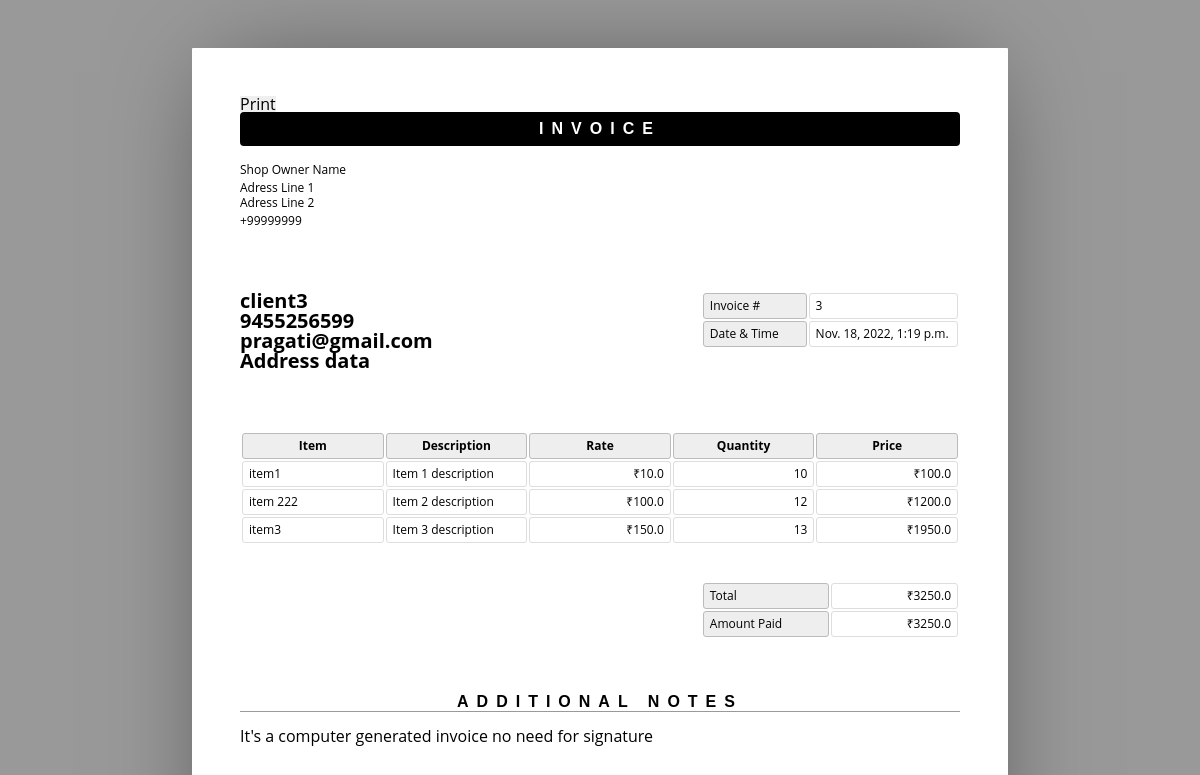
/dashboard/generate_invoice?id=3, run on the app's committed database.
### dashboard/models.py (models this page shows, shortened)
class Invoice(models.Model):
    id = models.AutoField(primary_key=True)
    client = models.ForeignKey(Client,null=True,on_delete=models.SET_NULL)
    total = models.FloatField()
    created = models.DateTimeField(auto_now_add=True)
    updated_at = models.DateTimeField(auto_now=True)
    sync_date = models.DateField(null=True)
    sync_status = models.CharField(max_length=20)
    qbo_id = models.CharField(max_length=100,null=True)

class Client(models.Model):
    id = models.AutoField(primary_key=True)
    name = models.CharField(max_length=100)
    contact = models.CharField(max_length=15)
    address = models.TextField(null=True)
    email = models.EmailField(null=True)
    qbo_id = models.CharField(max_length=100,null=True)

class InvoiceItem(models.Model):
    id = models.AutoField(primary_key=True)
    invoice = models.ForeignKey(Invoice,on_delete=models.CASCADE)
    name = models.CharField(max_length=200)
    desc = models.TextField()
    price = models.FloatField()
    qty = models.IntegerField()
    total = models.FloatField()

### dashboard/views.py (the view)
# urls.py: path('generate_invoice',views.generate_invoice,name="generate_invoice")
def generate_invoice(request):
    id = int(request.GET.get('id'))
    invoice_ins = Invoice.objects.get(pk=id)
    invoice_items = InvoiceItem.objects.all().filter(invoice=invoice_ins)
    data = {
        'invoice':invoice_ins,
        'items':invoice_items
    }
    return render(request,'invoice_pdf.html',data)

### templates/invoice_pdf.html (shortened to what this page needs)
{% load static %}
<html>
	<head>
		<link rel="stylesheet" href="{% static 'invoice/style.css' %}">
	</head>
	<body>
            <input id ="printbtn" type="button" value="Print" onclick="window.print();" >
		<header>
			<h1>Invoice</h1>
			<address contenteditable>
				<p>Shop Owner Name</p>
				<p>Adress Line 1<br>Adress Line 2</p>
				<p>+99999999</p>
			</address>
		</header>
		<article>
			<address contenteditable>
				<p>{{invoice.client.name}}<br>{{invoice.client.contact}}<br>{{invoice.client.email}}<br>{{invoice.client.address}}<br></p>
			</address>
			<table class="meta">
				<tr>
					<th><span contenteditable>Invoice #</span></th>
					<td><span contenteditable>{{invoice.id}}</span></td>
				</tr>
				<tr>
					<th><span>Date & Time</span></th>
					<td><span>{{invoice.created}}</span></td>
				</tr>
			</table>
			<table class="inventory">
				<thead>
					<tr>
						<th><span contenteditable>Item</span></th>
						<th><span contenteditable>Description</span></th>
						<th><span contenteditable>Rate</span></th>
						<th><span contenteditable>Quantity</span></th>
						<th><span contenteditable>Price</span></th>
					</tr>
				</thead>
				<tbody>
					{% for item in items%}
					<tr>
						<td><span contenteditable>{{item.name}}</span></td>
						<td><span contenteditable>{{item.desc}}</span></td>
						<td><span data-prefix>₹</span><span contenteditable>{{item.price}}</span></td>
						<td><span contenteditable>{{item.qty}}</span></td>
						<td><span data-prefix>₹</span><span>{{item.total}}</span></td>
					</tr>
                    {% endfor %}
				</tbody>
			</table>
			<table class="balance">
				<tr>
					<th><span contenteditable>Total</span></th>
					<td><span data-prefix>₹</span><span>{{invoice.total}}</span></td>
				</tr>
				<tr>
					<th><span contenteditable>Amount Paid</span></th>
					<td><span data-prefix>₹</span><span contenteditable>{{invoice.total}}</span></td>
				</tr>
			</table>
		</article>
		<aside>
			<h1><span contenteditable>Additional Notes</span></h1>
			<div contenteditable>
				<p>It's a computer generated invoice no need for signature</p>
			</div>
		</aside>
	</body>
</html>

### static/invoice/style.css (style rules this page uses)
* { border: 0; box-sizing: content-box; color: inherit; font-family: inherit; font-size: inherit; font-style: inherit; font-weight: inherit; line-height: inherit; list-style: none; margin: 0; padding: 0; text-decoration: none; vertical-align: top; }
*[contenteditable] { border-radius: 0.25em; min-width: 1em; outline: 0; }
*[contenteditable] { cursor: pointer; }
span[contenteditable] { display: inline-block; }
h1 { font: bold 100% sans-serif; letter-spacing: 0.5em; text-align: center; text-transform: uppercase; }
table { font-size: 75%; table-layout: fixed; width: 100%; }
table { border-collapse: separate; border-spacing: 2px; }
th, td { border-width: 1px; padding: 0.5em; position: relative; text-align: left; }
th, td { border-radius: 0.25em; border-style: solid; }
th { background: #EEE; border-color: #BBB; }
td { border-color: #DDD; }
html { font: 16px/1 'Open Sans', sans-serif; overflow: auto; padding: 0.5in; }
html { background: #999; cursor: default; }
body { box-sizing: border-box; height: 11in; margin: 0 auto; overflow: hidden; padding: 0.5in; width: 8.5in; }
body { background: #FFF; border-radius: 1px; box-shadow: 0 0 1in -0.25in rgba(0, 0, 0, 0.5); }
header { margin: 0 0 3em; }
header:after { clear: both; content: ""; display: table; }
header h1 { background: #000; border-radius: 0.25em; color: #FFF; margin: 0 0 1em; padding: 0.5em 0; }
header address { float: left; font-size: 75%; font-style: normal; line-height: 1.25; margin: 0 1em 1em 0; }
header address p { margin: 0 0 0.25em; }
article, article address, table.meta, table.inventory { margin: 0 0 3em; }
article:after { clear: both; content: ""; display: table; }
article address { float: left; font-size: 125%; font-weight: bold; }
table.meta, table.balance { float: right; width: 36%; }
table.meta:after, table.balance:after { clear: both; content: ""; display: table; }
table.meta th { width: 40%; }
table.meta td { width: 60%; }
table.inventory { clear: both; width: 100%; }
table.inventory th { font-weight: bold; text-align: center; }
table.inventory td:nth-child(1) { width: 26%; }
table.inventory td:nth-child(2) { width: 38%; }
table.inventory td:nth-child(3) { text-align: right; width: 12%; }
table.inventory td:nth-child(4) { text-align: right; width: 12%; }
table.inventory td:nth-child(5) { text-align: right; width: 12%; }
table.balance th, table.balance td { width: 50%; }
table.balance td { text-align: right; }
aside h1 { border: none; border-width: 0 0 1px; margin: 0 0 1em; }
aside h1 { border-color: #999; border-bottom-style: solid; }

### data on the page
Invoice: client.name "client3", client.contact "9455256599", client.email "pragati@gmail.com", client.address "Address data", id "3", created "Nov. 18, 2022, 1:19 p.m.", total "3250.0"
InvoiceItem: name "item1", desc "Item 1 description", price "10.0", qty "10", total "100.0"
InvoiceItem: name "item 222", desc "Item 2 description", price "100.0", qty "12", total "1200.0"
InvoiceItem: name "item3", desc "Item 3 description", price "150.0", qty "13", total "1950.0"
